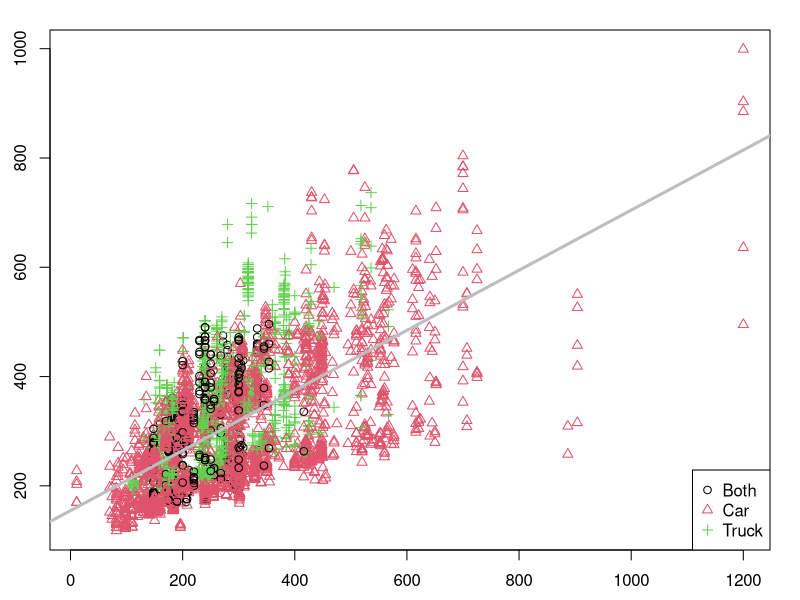
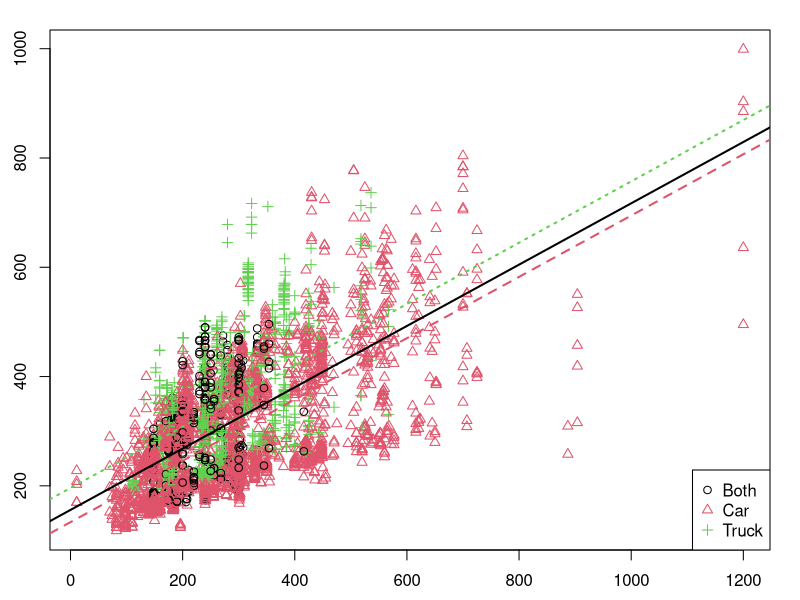
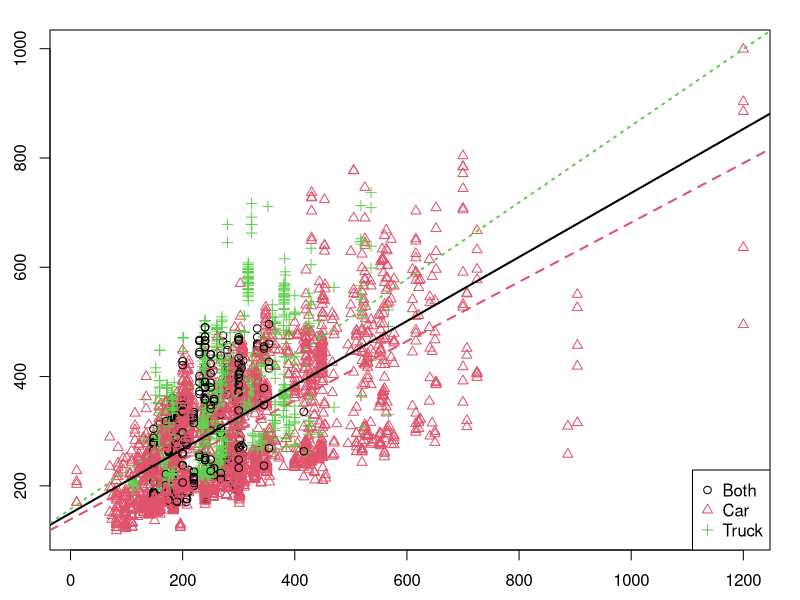

The R script that drew these images, in order:
## ---- chunk 1
options(scipen = 1, digits = 4, width = 80)
## ---- chunk 2
library(readr)
epa2015_data = read_csv("epa2015.csv")
#str(epa2015_data)
if (!is.factor(epa2015_data$type))
  epa2015_data$type = as.factor(epa2015_data$type)
## ---- chunk 3
par(mar=c(2.5, 2.5, 1.5, 1.5))
plot(CO2 ~ horse, data = epa2015_data, col = as.numeric(type), pch = as.numeric(type))
legend("bottomright", levels(epa2015_data$type), col = 1:nlevels(epa2015_data$type), 
       pch = 1:nlevels(epa2015_data$type))
epa2015_sim = lm(CO2 ~ horse, data = epa2015_data)
abline(epa2015_sim, lwd = 3, col = "grey")

value = predict(epa2015_sim, interval = c("prediction"), level = 0.99, newdata = data.frame(horse = 148, type = "Both"))
## ---- chunk 4
par(mar=c(2.5, 2.5, 1.5, 1.5))
plot(CO2 ~ horse, data = epa2015_data, col = as.numeric(type), pch = as.numeric(type))
legend("bottomright", levels(epa2015_data$type), col = 1: nlevels(epa2015_data$type),
       pch = 1:nlevels(epa2015_data$type))
epa2015_add = lm(CO2 ~ horse + type, data = epa2015_data)

int_both    = coef(epa2015_add)[1]
int_car     = coef(epa2015_add)[1] + coef(epa2015_add)["typeCar"]
int_truck   = coef(epa2015_add)[1] + coef(epa2015_add)["typeTruck"]
slope_both  = coef(epa2015_add)["horse"]
slope_car   = coef(epa2015_add)["horse"]
slope_truck = coef(epa2015_add)["horse"]

abline(int_both, slope_both, col = 1, lty = 1, lwd = 2)
abline(int_car, slope_car, col = 2, lty = 2, lwd = 2)
abline(int_truck, slope_truck, col = 3, lty = 3, lwd = 2)

value = predict(epa2015_add, interval = c("prediction"), level = 0.99, newdata = data.frame(horse = 148, type = "Both"))
## ---- chunk 5
#par(mar=c(2.5, 2.5, 1.5, 1.5))
plot(CO2 ~ horse, data = epa2015_data, col = as.numeric(type), pch = as.numeric(type))
legend("bottomright", levels(epa2015_data$type), col = 1: nlevels(epa2015_data$type),
       pch = 1:nlevels(epa2015_data$type))
epa2015_int = lm(CO2 ~ horse * type, data = epa2015_data)

int_both    = coef(epa2015_int)[1]
int_car     = coef(epa2015_int)[1] + coef(epa2015_int)["typeCar"]
int_truck   = coef(epa2015_int)[1] + coef(epa2015_int)["typeTruck"]
slope_both  = coef(epa2015_int)["horse"]
slope_car   = coef(epa2015_int)["horse"] + coef(epa2015_int)["horse:typeCar"]
slope_truck = coef(epa2015_int)["horse"] + coef(epa2015_int)["horse:typeTruck"]

abline(int_both, slope_both, col = 1, lty = 1, lwd = 2)
abline(int_car, slope_car, col = 2, lty = 2, lwd = 2)
abline(int_truck, slope_truck, col = 3, lty = 3, lwd = 2)

value = predict(epa2015_int, interval = c("prediction"), level = 0.99, newdata = data.frame(horse = 148, type = "Both"))
## ---- chunk 6
(result = anova(epa2015_add, epa2015_int))
## ---- chunk 7
hospital_data = read_csv("hospital.csv")
#str(hospital_data)
if (!is.factor(hospital_data$Care))
  hospital_data$Care = as.factor(hospital_data$Care)

if (!is.factor(hospital_data$Race))
  hospital_data$Race = as.factor(hospital_data$Race)

levels(hospital_data$Care)
levels(hospital_data$Race)
## ---- chunk 8
hospital_add = lm(Days ~ Charges + Pressure + Care + Race, data = hospital_data)
coef(hospital_add)
## ---- chunk 9
hospital_care_int = lm(Days ~ Charges + Pressure + Care + Race + Charges:Care + 
                         Pressure:Care, data = hospital_data)

anova(hospital_add, hospital_care_int)[2, "Pr(>F)"]
## ---- chunk 10
hospital_race_int = lm(Days ~ Charges + Pressure + Care + Race + Charges:Race + 
                         Pressure:Race, data = hospital_data)

anova(hospital_add, hospital_race_int)[2, "Pr(>F)"]
## ---- chunk 11
 (slope = coef(hospital_race_int)["Pressure"])
## ---- chunk 12
hospital_care_race_int = lm(Days ~ Charges + Pressure + Care + Race + Charges:Care + 
                              Pressure:Care + Charges:Race + Pressure:Race,
                            data = hospital_data)
(p_value = anova(hospital_race_int, hospital_care_race_int)[2, "Pr(>F)"])
## ---- chunk 13
n = 20

sim_data = data.frame(
  groups = c(rep("A", n / 2), rep("B", n / 2)),
  values = rep(0, n))
str(sim_data)
## ---- chunk 14
sim_data$values = rnorm(n, mean = 5, sd = 2.2) # simulate response data
summary(lm(values ~ groups, data = sim_data))
t.test(values ~ groups, data = sim_data, var.equal = TRUE)
## ---- chunk 15
num_sims = 200
lm_t = rep(0, num_sims)
lm_p = rep(0, num_sims)
tt_t = rep(0, num_sims)
tt_p = rep(0, num_sims)
